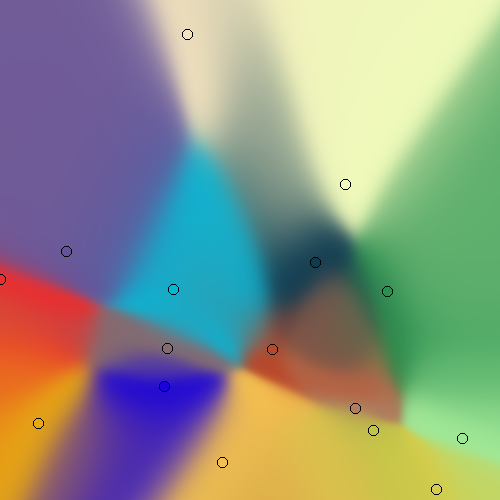

The script that drew this image:
from neurobiba import Weights
from neurobiba.color import mix, randcolor

from PIL import Image, ImageDraw
from random import random

# Константы
NUMBER_OF_COLORS = 16
IMAGE_SIZE = WIDTH, HEIGHT = 500, 500
DATA_AMOUNT = 16
TRAINING_ITERATIONS = 5000


iteration = 0
while True:
    iteration += 1

    # Создание весов
    weights = Weights([2, 8, NUMBER_OF_COLORS])

    # Генерация датасета
    input_neurons = [[random(), random()] for _ in range(DATA_AMOUNT)]
    output_neurons = [[i%NUMBER_OF_COLORS==ind for ind in range(NUMBER_OF_COLORS)] for i in range(DATA_AMOUNT)]

    # Процесс обучения
    for _ in range(TRAINING_ITERATIONS):
        for i in range(len(input_neurons)):
            weights.train(input_neurons[i], output_neurons[i])

    # Создание картинки
    image = Image.new('RGB', IMAGE_SIZE, 'white')   
    draw = ImageDraw.Draw(image)

    # Генерация цветов
    colors = [randcolor() for _ in range(NUMBER_OF_COLORS)]

    # Отрисовка поля
    for x in range(WIDTH):
        for y in range(HEIGHT):
            brightness = weights.feed_forward([x/WIDTH, y/HEIGHT])
            draw.point((x, y), mix(brightness, colors))

    # Отрисовка точек
    for ind, i in enumerate(input_neurons):
        x, y = int(i[0]*WIDTH), int(i[1]*HEIGHT)

        draw.ellipse((x-5, y-5, x+5, y+5), 
            fill = mix(output_neurons[ind], colors), 
            outline = (0, 0, 0))

    # Вывод изображения
    # image.show()
    image.save(str(iteration)+".png", 'png')
